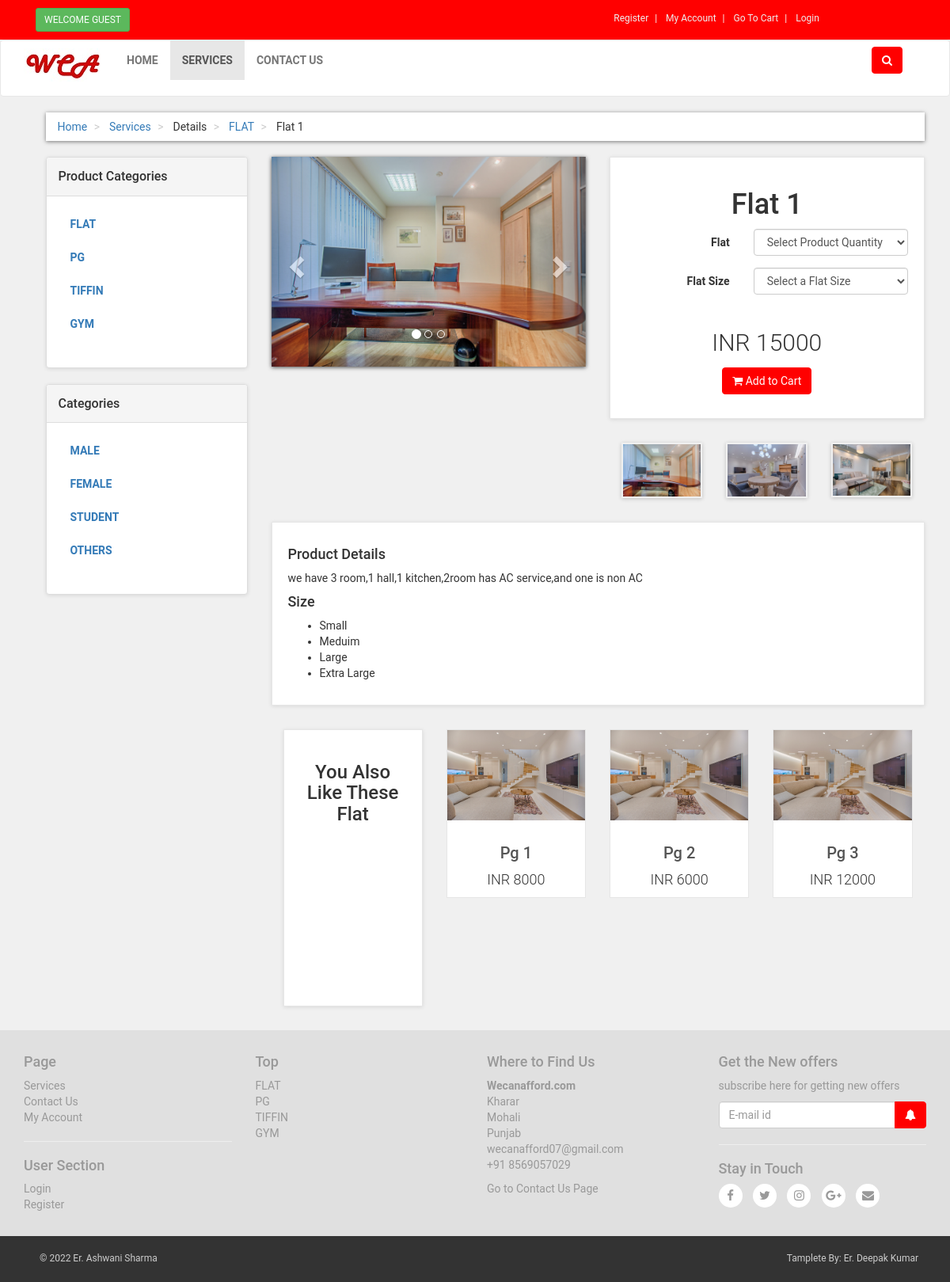
Screenshot of /details.php?pro_id=8 with the database file from the repository.
### tables this page shows
CREATE TABLE `product_categories` (
  `p_cat_id` int(10) NOT NULL,
  `p_cat_title` text NOT NULL,
  `p_cat_desc` text NOT NULL
);

CREATE TABLE `products` (
  `product_id` int(100) NOT NULL,
  `p_cat_id` int(100) NOT NULL,
  `cat_id` int(100) NOT NULL,
  `date` timestamp NOT NULL DEFAULT current_timestamp() ON UPDATE current_timestamp(),
  `product_title` text NOT NULL,
  `product_img1` text NOT NULL,
  `product_img2` text NOT NULL,
  `product_img3` text NOT NULL,
  `product_price` int(200) NOT NULL,
  `product_desc` text NOT NULL,
  `product_keyword` text NOT NULL
);

CREATE TABLE `categories` (
  `cat_id` int(100) NOT NULL,
  `cat_title` text NOT NULL,
  `cat_desc` text NOT NULL
);

### details.php (the view, shortened to what this page needs)
<?php
include("includes/db.php");
include("functions/functions.php");
?>
<?php
if(isset($_GET['pro_id'])){
  $pro_id=$_GET['pro_id'];
  $get_product="select * from products where product_id='$pro_id'";
  $run_product=mysqli_query($con,$get_product);
  $row_product=mysqli_fetch_array($run_product);
  $p_cat_id=$row_product['p_cat_id'];
  $p_title=$row_product['product_title'];
  $p_price=$row_product['product_price'];
  $p_desc=$row_product['product_desc'];
  $p_img1=$row_product['product_img1'];
  $p_img2=$row_product['product_img2'];
  $p_img3=$row_product['product_img3'];
  $get_p_cat="select * from product_categories where p_cat_id='$p_cat_id'";
  $run_p_cat=mysqli_query($con,$get_p_cat);
  $row_p_cat=mysqli_fetch_array($run_p_cat);
  $p_cat_id=$row_p_cat['p_cat_id'];
  $p_cat_title=$row_p_cat['p_cat_title'];
}
?>
<!DOCTYPE html>
<html>
<head>
	<link rel="stylesheet" href="https://maxcdn.bootstrapcdn.com/bootstrap/3.4.1/css/bootstrap.min.css">
	<link rel="stylesheet" href="styles/style.css">
<link rel="stylesheet" href="https://cdn.jsdelivr.net/npm/@fortawesome/fontawesome-free@5.15.4/css/fontawesome.min.css">
<link href="//maxcdn.bootstrapcdn.com/font-awesome/4.1.0/css/font-awesome.min.css" rel="stylesheet">
</head>
<body>
        <div id="top">
        	<div class="container">
        		<div class="col-md-6 offer">
        			<a href="#" class="btn btn-success btn-sm">
              <?php
              if(!isset($_SESSION['customer_email'])){
                echo "Welcome Guest";
              }
              else{
                echo "Welcome: " .$_SESSION['customer_email'] ."";
              }
              ?>
        			</a>
        		</div>
        		<div class="col-md-6">
                  <ul class="menu">
                  	<li>
                  		<a href="customer_registration.php"> Register
                  		</a>
                  	</li>
                  	<li>
                  		<?php
                        if(!isset($_SESSION['customer_email'])){
                          echo "<a href='checkout.php'>My Account</a>";
                        }
                        else{
                          echo "<a href='customer/my_account.php?my_order'>My Account</a>";
                        }
                      ?>
                  	</li>
                     <li>
                  		<a href="cart.php"> Go To Cart
                  		</a>
                  	</li>
                  	<li>
                    <?php
                      if(!isset($_SESSION['customer_email'])){
                        echo "<a href='checkout.php'>Login</a>";
                      }
                      else{
                        echo "<a href='logout.php'>Logout</a>";
                      }
                      ?>
                  	</li>
                 </ul>
        		</div>
        	</div>
 </div>
<div class="navbar navbar-default" id="navbar">
	<div class="container">
		<div class="navbar-header">
			<a class="navbar-brand home" href="index.php">
        <img src="images/l2.jpg" alt="we can afford" class="hidden-xs">
			</a>
             </div>
             <div class="navbar-collapse collapse" id="navigation">
              <div class="padding-nav">
                <ul class="nav navbar-nav navbar-left">
                  <li>
                    <a href="index.php">Home</a>
                  </li>
                  <li class="active">
                    <a href="services.php">Services</a>
                  </li>
                  <li >
                    <a href="Contactus.php">Contact us</a>
                  </li>
                </ul>
              </div>
              <div class="navbar-collapse collapse right">
      <button class="btn navbar-btn btn-primary" type="button" data-toggle="collapse" data-target="#search">
                <i class="fa fa-search"></i>
      </button>
              </div>
             </div>
             </div>
		</div>
<div id="content">
  <div class="container">
    <div class="col-md-12">
      <ul class="breadcrumb">
        <li><a href="index.php">Home</a></li>
        <li>
          <a href="services.php">Services</a>
        </li>
        <li>
          Details
        </li>
        <li>
          <a href="services.php?p_cat_id='<?php echo $p_cat_id;?>'">
            <?php echo $p_cat_title; ?>
          </a>
        </li>
        <li>
          <?php echo $p_title; ?>
        </li>
      </ul>
    </div>
    <div class="col-md-3">
      <?php
        include("includes/sidebar.php")
      ?>
    </div>
    <div class="col-md-9">
        <div class="row" id="productmain">
            <div class="col-sm-6">
                <div id="mainimage">
                    <div id="mycarousel" class="carousel slide" data-ride="carousel">
                        <ol class="carousel-indicators">
                            <li data-target="#mycarousel" data-slide-to="0" class="active"></li>
                            <li data-target="#mycarousel" data-slide-to="1" ></li>
                            <li data-target="#mycarousel" data-slide-to="2" ></li>
                        </ol>
                        <div class="carousel-inner">
                            <div class="item active">
                                <center>
                                    <img src="admin_area/product_images/<?php echo $p_img1; ?>" class="img-responsive">
                                </center>
                            </div>
                        </div>
                        <a href="#mycarousel" class="left carousel-control" data-slide="next">
                            <span class="glyphicon glyphicon-chevron-left"></span>
                        </a>
                        <a href="#mycarousel" class="right carousel-control" data-slide="prev">
                            <span class="glyphicon glyphicon-chevron-right"></span>
                        </a>
                    </div>
                </div>
            </div>
            <div class="col-sm-6">
                <div class="box">
                    <h1 class="text-center"><?php echo $p_title; ?></h1>
                    <form action="details.php?add_cart=<?php echo $pro_id ?>" method="post" class="form-horizontal">
                    <div class="form-group">
                            <label class="col-md-5 control-label">Flat</label>
                            <div class="col-md-7">
                                <select name="product_qty" class="form-control">
                                    <option>Select Product Quantity</option>
                                </select>
                            </div>
                        </div>
                        <div class="form-group">
                            <label class="col-md-5 control-label">Flat Size</label>
                            <div class="col-md-7">
                                <select name="product_size" class="form-control">
                                    <option>Select a Flat Size</option>
                                </select>
                            </div>
                        </div>
                        <p class="price">INR <?php echo $p_price; ?></p>
                        <p class="text-center buttons">
                          <button class="btn btn-primary" type="Submit">
                            <i class="fa fa-shopping-cart"></i> Add to Cart
                          </button>
                        </p>
                    </form>
                </div>
                <div class="col-xs-4">
                  <a href="#" class="thumb">
                    <img src="admin_area/product_images/<?php echo $p_img1; ?>" class="img-responsive">
                  </a>
                </div>
                <div class="col-xs-4">
                  <a href="#" class="thumb">
                    <img src="admin_area/product_images/<?php echo $p_img2; ?>" class="img-responsive">
                  </a>
                </div>
                <div class="col-xs-4">
                  <a href="#" class="thumb">
                    <img src="admin_area/product_images/<?php echo $p_img3; ?>" class="img-responsive">
                  </a>
                </div>
            </div>
        </div>
          <div class="box" id="details">
            <h4>Product Details</h4>
            <p>
              <?php echo $p_desc; ?>
            </p>
            <h4>Size</h4>
            <ul>
              <li>Small</li>
              <li>Meduim</li>
              <li>Large</li>
              <li>Extra Large</li>
            </ul>
          </div>
          <div id="row same-height-row">
            <div class="col-md-3 col-sm-6">
              <div class="box same-height headline">
                <h3 class="text-center">You Also Like These Flat</h3>
              </div>
            </div>
            <?php
              $get_product="select * from products order by 1 LIMIT 0,3";
              $run_product=mysqli_query($con,$get_product);
              while ($row=mysqli_fetch_array($run_product)){
                $p_title=$row['product_title'];
                $p_price=$row['product_price'];
                $p_img1=$row['product_img1'];
                echo "<div class='center-responsive col-md-3 col-sm-6'>
                      <div class='product same-height'>
                        <a href='details.php?pro_id=$pro_id'>
                          <img src='admin_area/uploads/$p_img1' class='img-responsive'>
                        </a>
                        <div class='text'>
                          <h3>
                            <a href='details.php?pro_id=$pro_id'>$p_title</a>
                          </h3>
                          <p class='price'>INR $p_price</p>
                        </div>
                      </div>
                </div>";
              }
            ?>
          </div>
    </div>
  </div>
</div>
<?php
include("includes/footer.php")
?>
</body>
</html>

### functions/functions.php (shortened to what this page needs)
<?php
    $db=mysqli_connect("localhost","root","","wecanafford");
function getPCats(){
  global $db;
  $get_p_cats="select * from product_categories";
  $run_p_cats=mysqli_query($db,$get_p_cats);
  while($row_p_cats=mysqli_fetch_array($run_p_cats)){
    $p_cat_id=$row_p_cats['p_cat_id'];
    $p_cat_title=$row_p_cats['p_cat_title'];
    echo "<li>
        <a href='services.php?p_cat=$p_cat_id'>$p_cat_title</a>
    </li>";
  }
}
function getCat(){
 global $db;
 $get_cat="select * from categories";
 $run_cat=mysqli_query($db,$get_cat);
 while($row_cat=mysqli_fetch_array($run_cat)){
  $cat_id=$row_cat['cat_id'];
  $cat_title=$row_cat['cat_title'];
  echo "<li><a href='services.php?cat_id=$cat_id'>$cat_title</a></li>";
 }
}
?>

### includes/footer.php (shortened to what this page needs)
<div id="footer">
    <div class="container">
        <div class="row">
            <div class="col-md-3 col-sm-6">
                <h4>Page</h4>
                <ul>
                    <li><a href="services.php">Services</a></li>
                    <li><a href="contactus.php">Contact Us</a></li>
                    <li>
                  		<?php
                        if(!isset($_SESSION['customer_email'])){
                          echo "<a href='checkout.php'>My Account</a>";
                        }
                        else{
                          echo "<a href='customer/my_account.php?my_order'>My Account</a>";
                        }
                      ?>
                    </li>
                </ul>
                <hr>
                <h4>User Section</h4>
                <ul>
                    <li> <?php
                      if(!isset($_SESSION['customer_email'])){
                        echo "<a href='checkout.php'>Login</a>";
                      }
                      else{
                        echo "<a href='logout.php'>Logout</a>";
                      }
                      ?>
                    </li>
                    <li><a href="customer_registration.php">Register</a></li>
                </ul>
            </div>
            <div class="col-md-3 col-sm-6">
                <h4>Top</h4>
                <ul>
                    <?php
                        $get_p_cats="select * from product_categories";
                        $run_p_cats=mysqli_query($con,$get_p_cats);
                        while($row_p_cat=mysqli_fetch_array($run_p_cats)){
                            $p_cat_id=$row_p_cat['p_cat_id'];
                            $p_cat_title=$row_p_cat['p_cat_title'];
                            echo "<li><a href='services.php?p_cat=$p_cat_id'> $p_cat_title </a></li>";
                        }
                    ?>
                </ul>
            </div>
            <div class="col-md-3 col-sm-6">
                <h4>Where to Find Us</h4>
                <p>
                    <strong>Wecanafford.com</strong>
                    <br>Kharar
                    <br>Mohali
                    <br>Punjab
                    <br>wecanafford07@gmail.com
                    <br>+91 8569057029
                </p>
                <a href="contact.php">Go to Contact Us Page</a>
            </div>
            <div class="col-md-3 col-sm-6">
                <h4>Get the New offers</h4>
                <p class="text-muted">
                    subscribe here for getting new offers
                </p>
                <form action="" method="post">
                    <div class="input-group">
                        <input type="text" name="user_query" placeholder="E-mail id" class="form-control" required="">
                            <span class="input-group-btn">
                                <button type="submit" value="subscribe" name="subscribe" class="btn btn-primary">
                                    <i class="fa fa-bell" style="font-size:14px"></i>
                                </button>
                            </span>
                     </div>
                </form>
                <hr>
                <h4>Stay in Touch</h4>
                <p class="social">
                    <a href="#"><i class="fa fa-facebook"></i></a>
                    <a href="#"><i class="fa fa-twitter"></i></a>
                    <a href="#"><i class="fa fa-instagram"></i></a>
                    <a href="#"><i class="fa fa-google-plus"></i></a>
                    <a href="#"><i class="fa fa-envelope"></i></a>
                </p>
            </div>
        </div>
    </div>
</div>
<div id="copyright">
    <div class="container">
        <div class="col-md-6">
            <p class="pull-left">
                &copy; 2022 Er. Ashwani Sharma
            </p>
        </div>
        <div class="col-md-6">
            <p class="pull-right">
                Tamplete By: Er. Deepak Kumar
            </p>
        </div>
    </div>
</div>

### rows the page displays
product_categories: p_cat_title "FLAT"
products: product_title "Flat 1", product_img1 (picture), product_price "15000", product_img2 (picture), product_img3 (picture), product_desc "we have 3 room,1 hall,1 kitchen,2room has AC service,and one is non AC"
product_categories: p_cat_title "PG"
product_categories: p_cat_title "TIFFIN"
product_categories: p_cat_title "GYM"
categories: cat_title "MALE"
categories: cat_title "FEMALE"
categories: cat_title "STUDENT"
categories: cat_title "OTHERS"
products: product_img1 (picture), product_title "Pg 1", product_price "8000"
products: product_img1 (picture), product_title "Pg 2", product_price "6000"
products: product_img1 (picture), product_title "Pg 3", product_price "12000"
